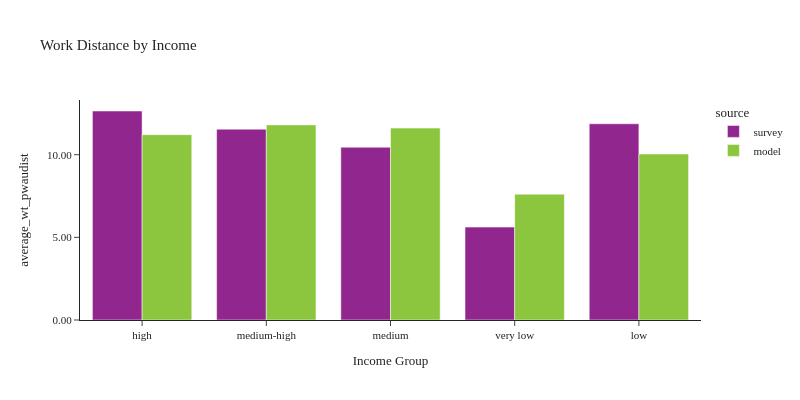

Write notebook code for a chart like this one.
### Code cell
plot_work_location(df_workers, 'hhincome_group', 'Income', 'Income Group')

### Figure 1 — Plotly figure (JSON) as saved in the notebook; plotly's stock layout.template omitted (floating-point values rounded to 4 significant figures)
{"data": [{"alignmentgroup": "True", "customdata": [[605], [920], [626], [168], [187], [317]], "hovertemplate": "source=survey<br>hhincome_group=%{x}<br>average_wt_pwaudist=%{y}<br>sample count=%{customdata[0]}<extra></extra>", "legendgroup": "survey", "marker": {"color": "#91268F", "pattern": {"shape": ""}}, "name": "survey", "offsetgroup": "survey", "orientation": "v", "showlegend": true, "textposition": "auto", "type": "bar", "x": ["high", "medium-high", "medium", "very low", "low", null], "xaxis": "x", "y": [12.64, 11.54, 10.45, 5.618, 11.87, 11.93], "yaxis": "y"}, {"alignmentgroup": "True", "customdata": [[841098], [473346], [161318], [80316], [666248], [733]], "hovertemplate": "source=model<br>hhincome_group=%{x}<br>average_wt_pwaudist=%{y}<br>sample count=%{customdata[0]}<extra></extra>", "legendgroup": "model", "marker": {"color": "#8CC63E", "pattern": {"shape": ""}}, "name": "model", "offsetgroup": "model", "orientation": "v", "showlegend": true, "textposition": "auto", "type": "bar", "x": ["high", "medium", "low", "very low", "medium-high", null], "xaxis": "x", "y": [11.21, 11.61, 10.04, 7.614, 11.8, 10.98], "yaxis": "y"}], "layout": {"barmode": "group", "font": {"size": 11}, "height": 400, "legend": {"title": {"text": "source"}, "tracegroupgap": 0}, "title": {"text": "Work Distance by Income"}, "width": 800, "xaxis": {"anchor": "y", "domain": [0.0, 1.0], "title": {"text": "Income Group"}}, "yaxis": {"anchor": "x", "domain": [0.0, 1.0], "tickformat": ".2f", "title": {"text": "average_wt_pwaudist"}}}}
